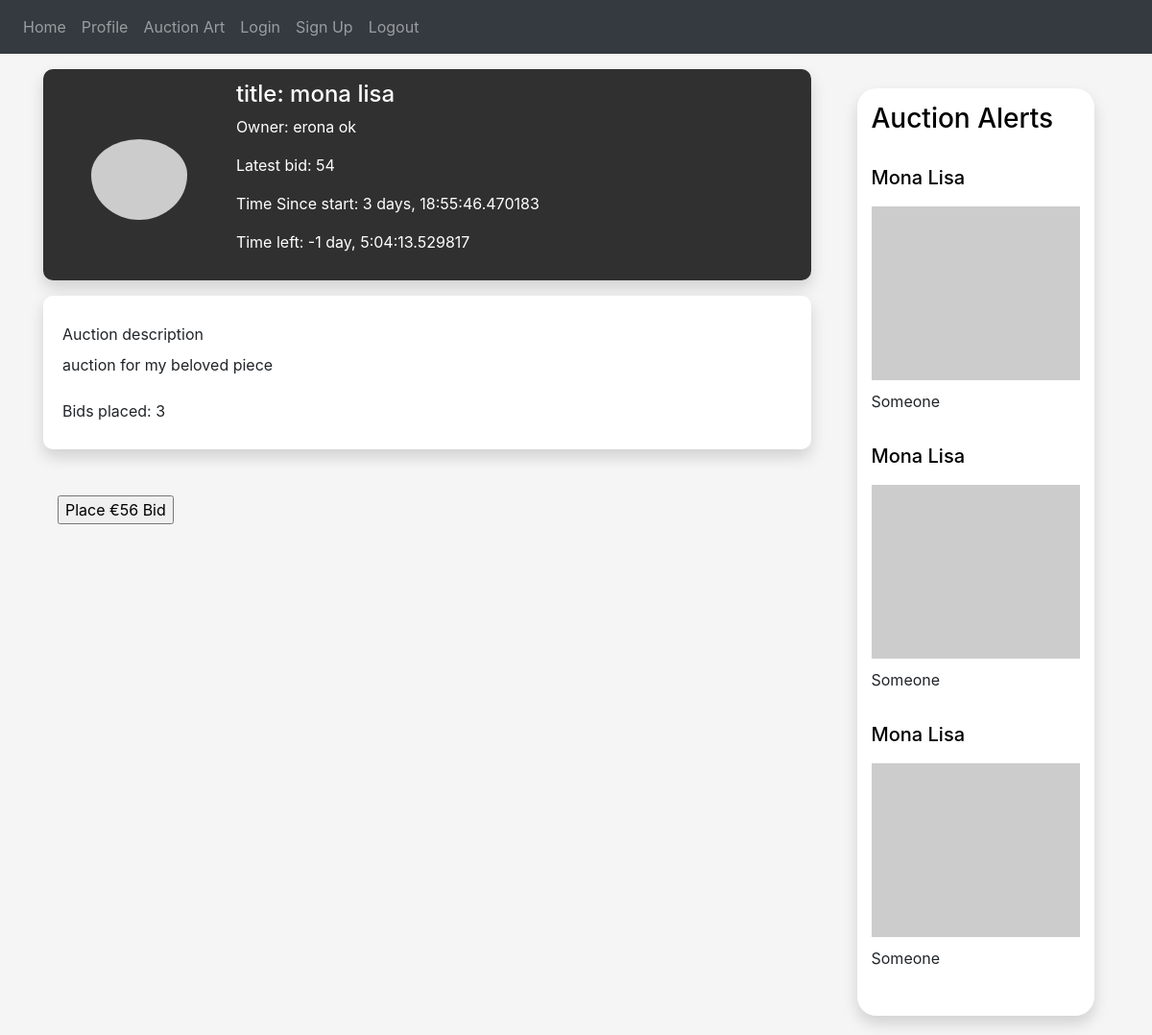
Page /auction?id=1 (signed in) on the committed database.
### auctionly/art/art.py (models this page shows, shortened)
class Art(db.Model):
    id = db.Column(db.Integer, primary_key=True)
    owner_id = db.Column(db.Integer, db.ForeignKey("user.id"))
    name = db.Column(db.String(150))
    description = db.Column(db.String(150))
    image = db.Column(db.String(150))
    art_category = db.Column(db.String(150))
    up_for_auction = db.Column(db.String(5))
    def get_name(self):
        return self.name

### auctionly/users/user.py (models this page shows, shortened)
class User(db.Model, UserMixin):
    __tablename__ = 'user'
    id = db.Column(db.Integer, primary_key=True)
    email = db.Column(db.String(150), unique=True)
    password = db.Column(db.String(150))
    first_name = db.Column(db.String(150))
    last_name = db.Column(db.String(150))
    def get_full_name(self):
        return self.first_name + " " + self.last_name

### auctionly/auction/auction.py (models this page shows, shortened)
class Auction(db.Model):
    id = db.Column(db.Integer, primary_key=True)
    end_time = db.Column(db.DateTime, nullable=False,
                         default=datetime.datetime.utcnow)
    seller_id = db.Column(db.Integer, db.ForeignKey("user.id"))
    art_id = db.Column(db.Integer, db.ForeignKey("art.id"))
    description = db.Column(db.String(150))
    starter_price = db.Column(db.String(150))
    bid_increment = db.Column(db.String(150))
    upload_time = db.Column(db.DateTime, default=datetime.datetime.utcnow)
    def get_upload_time(self):
        return self.upload_time
    def get_seller_id(self):
        return self.seller_id
    def get_auction_id(self):
        return self.id
    def get_art_id(self):
        return self.art_id
    def get_auction_description(self):
        return self.description
    def get_starter_price(self):
        return self.starter_price
    def get_bid_increment(self):
        return self.bid_increment
    def get_time_since_start(self):
        now = datetime.datetime.now()
        return (now - self.get_upload_time())
    def get_time_left(self):
        """ by default it is set to last 3 days since the start of the auction """
        time_out = self.get_upload_time() + datetime.timedelta(days=3)
        now = datetime.datetime.now()
        return (time_out - now)
    def get_bids(self):
        return Bid.query.filter_by(auction_id=self.get_auction_id()).all()
    def get_highest_bid(self):
        if (self.get_number_of_bids() == 0):
            return None
        bids = self.get_bids()
        highest_bid_amount = int(self.get_starter_price())
        highest_bid = None
        for bid in bids:
            if (bid.get_amount() >= highest_bid_amount):
                highest_bid_amount = bid.get_amount()
                highest_bid = bid
        return highest_bid
    def get_latest_bid(self):
        highest_bid = self.get_highest_bid()
        if (highest_bid == None):
            return 0
        else:
            return highest_bid.get_amount()
    def get_current_bidding_price(self):
        if len(self.get_bids()) == 0:
            return self.get_starter_price()
        else:
            latest_bid = self.get_latest_bid()
            return int(latest_bid) + int(self.get_bid_increment())
    def get_number_of_bids(self):
        return len(self.get_bids())
    def get_title(self):
        art = Art.query.filter_by(id=self.get_art_id()).one()
        return art.get_name()

### auctionly/bid/bid.py (models this page shows, shortened)
class Bid(db.Model):
    __tablename__ = 'bid'
    id = db.Column(db.Integer, primary_key=True)
    user_id = db.Column(db.Integer, db.ForeignKey("user.id"))
    auction_id = db.Column(db.Integer, db.ForeignKey("auction.id"))
    time = db.Column(db.DateTime, default=datetime.utcnow)
    amount = db.Column(db.Integer)
    def get_amount(self):
        return self.amount

### auctionly/views.py (the view)
@views.route('/auction', methods=['GET', 'POST'])
@login_required
def auction():
    user = flask_login.current_user
    user_id = user.get_id()
    auction_id = request.args.get('id')
    auction = Auction.query.filter_by(id=auction_id).first()
    if request.method == 'POST':
        auction.place_bid(user_id)
    print(auction)
    seller_id = auction.get_seller_id()
    seller = User.query.filter_by(id=seller_id).first()
    bids_placed_by_user = Auction.query.filter_by(seller_id=user_id).first()
    user_placed_highest_bid = False
    if (bids_placed_by_user != None):
        user_placed_highest_bid = True
    return render_template("auction.html", auction=auction,  seller=seller, bid_placed=bids_placed_by_user)

### auctionly/__init__.py (called while the page is built)
def create_app():
    app = Flask(__name__)
    app.config['SECRET_KEY'] = 'alkjsfkalalfks'
    app.config['SQLALCHEMY_DATABASE_URI'] = f'sqlite:///{DB_NAME}'
    db.init_app(app)
    from .views import views
    from .auth import auth
    app.register_blueprint(views, url_prefix='/')
    app.register_blueprint(auth, url_prefix='/')
    from .users.user import User
    create_database(app)
    login_manager = LoginManager()
    login_manager.login_view = 'auth.login'
    login_manager.init_app(app)
    @login_manager.user_loader
    def load_user(id):
        return User.query.get(int(id))
    return app

### auctionly/templates/auction.html (shortened to what this page needs)
{% extends "base.html" %} {% block title %}Auction{% endblock %} {% block content %}
<!DOCTYPE html>
<html lang="en">
<head>
    <link href="../static/css/profile-style.css" rel="stylesheet">
</head>
<div class="container mt-3">
    <div class="main-page">
            <div class="row">
                <div class="col-lg-9 pr-5">
                    <div class="row card-profile">
                        <div class="col-3 d-flex justify-content-center align-items-center">
                            <img src="https://picsum.photos/600/500" class="img-circle" style="padding-top: 10px; align-items: center;">
                        </div>
                        <div class="col-6 pl-3 d-flex justify-content-center align-items-start flex-column">
                            <div class="row">
                                <h4 class="user-name"> title: {{auction.get_title()}} </h4>
                            </div>
                            <div class="row">
                                <p class="user-profession"> Owner: {{seller.get_full_name()}} </p>
                            </div>
                            <div class="row">
                                <p class="user-connections"> Latest bid: {{auction.get_latest_bid()}} </p>
                            </div>
                            <div class="row">
                                <p class="user-connections"> Time Since start: {{auction.get_time_since_start()}} </p>
                            </div>
                            <div class="row">
                                <p class="user-connections"> Time left: {{auction.get_time_left()}}
                            </div>
                        </div>
                    </div>
                    <div class="row h-22 mt-3">
                        <div class="card-about">
                        <div class="col">
                            <div class="row mt-2">
                                <h8 class="mb-2" style="bold">Auction description</h8>
                            </div>
                            <div class="row">
                                <p style="">{{auction.get_auction_description()}}</p>
                            </div>
                            <div class="row mt-2">
                                <h8 class="mb-2" style="bold">Bids placed: {{auction.get_number_of_bids()}}</h8>
                            </div>
                        </div>
                    </div>
                    </div>
                    <br><br>
                    {% if not(bid_placed): %}
                    <form method = "POST">
                        <input type="submit" value="Place €{{auction.get_current_bidding_price()}} Bid" />
                    </form>
                    {% else %}
                        <h8 class="mb-2" style="bold">You have succesfully placed a bid</h8>
                    {% endif %}
                </div>
                <div class="col-lg-3 display: flex">
                    <div class="auctions-card">
                        <h3><a style="color: #000000; text-decoration: none;" type="submit" name="view">Auction Alerts</a></h3>
                        <br>
                        <div class="media">
                            <div class="media-body">
                                <h5><a style="color: #000000; text-decoration: none;" type="submit" name="view">Mona Lisa</a></h5>
                                <img src="https://picsum.photos/600/500" class="img-fluid center-small" style="padding-top: 10px; align-items: center;">
                                <h7><a style="text-decoration: none; padding-top: 10px;" type="submit" name="view">Someone</a></h7>
                            </div>
                        </div>
                        <div class="media">
                            <div class="media-body">
                                <h5><a style="color: #000000; text-decoration: none;" type="submit" name="view">Mona Lisa</a></h5>
                                <img src="https://picsum.photos/600/500" class="img-fluid center-small" style="padding-top: 10px; align-items: center;">
                                <h7><a style="text-decoration: none; padding-top: 10px;" type="submit" name="view">Someone</a></h7>
                            </div>
                        </div>
                        <div class="media">
                            <div class="media-body">
                                <h5><a style="color: #000000; text-decoration: none;" type="submit" name="view">Mona Lisa</a></h5>
                                <img src="https://picsum.photos/600/500" class="img-fluid center-small" style="padding-top: 10px; align-items: center;">
                                <h7><a style="text-decoration: none; padding-top: 10px;" type="submit" name="view">Someone</a></h7>
                            </div>
                        </div>
                    </div>
                    </div>
            </div>
        </div>
    </div>
</body>
</html>
{% endblock %}

### auctionly/templates/base.html (shortened to what this page needs)
<!DOCTYPE html>
<html>
<head>
    <link rel="stylesheet" href="https://stackpath.bootstrapcdn.com/bootstrap/4.4.1/css/bootstrap.min.css" />
    <link rel="stylesheet" href="https://stackpath.bootstrapcdn.com/font-awesome/4.7.0/css/font-awesome.min.css" />
</head>
<body>
    <nav class="navbar navbar-expand-lg navbar-dark bg-dark">
        <div class="collapse navbar-collapse" id="navbar">
            <div class="navbar-nav">
                <a class="nav-item nav-link" id="home" href="/">Home</a>
                <a class="nav-item nav-link" id="profile" href="/profile">Profile</a>
                <a class="nav-item nav-link" id="auction-art" href="/auction-art">Auction Art</a>
                <a class="nav-item nav-link" id="login" href="/login">Login</a>
                <a class="nav-item nav-link" id="signUp" href="/sign-up">Sign Up</a>
                <a class="nav-item nav-link" id="logout" href="/logout">Logout</a>
            </div>
        </div>
    </nav>
    <div class="container">{% block content %} {% endblock %}</div>
</body>
</html>

### auctionly/static/css/profile-style.css (style rules this page uses)
body { background-color: #f5f5f5f5; }
html { overflow-y: overlay; }
.card-profile { background: -webkit-linear-gradient(top left, #303030, #303030); box-shadow: 0px 8px 16px rgba(0, 0, 0, 0.15); border-radius: 10px; height: 220px; color: #ffffff; }
.img-circle { border-radius: 50%; max-height: 100px; max-width: 100px; }
.card-about { background-color: #ffffff; box-shadow: 0px 8px 16px rgba(0, 0, 0, 0.15); border-radius: 10px; width: 100%; padding: 20px; }
.row { display: flex; }
.auctions-card { padding: 15px; border-radius: 20px; box-shadow: 0px 8px 16px rgba(0, 0, 0, 0.15); background-color: white; display: flex; justify-content: center; flex-direction: column; flex-wrap: wrap; margin-top: 20px; margin-bottom: 20px; }
.center-small { display: block; margin-left: auto; margin-right: auto; width: 100%; }

### rows in the picture
Art: get_title "mona lisa"
User: get_full_name "erona ok"
Auction: get_latest_bid "54", get_time_since_start "3 days, 18:55:46.470183", get_time_left "-1 day, 5:04:13.529817", get_auction_description "auction for my beloved piece", get_current_bidding_price "Place €56 Bid"

### other values in the picture
{{ auction.get_number_of_bids() }} "3"
